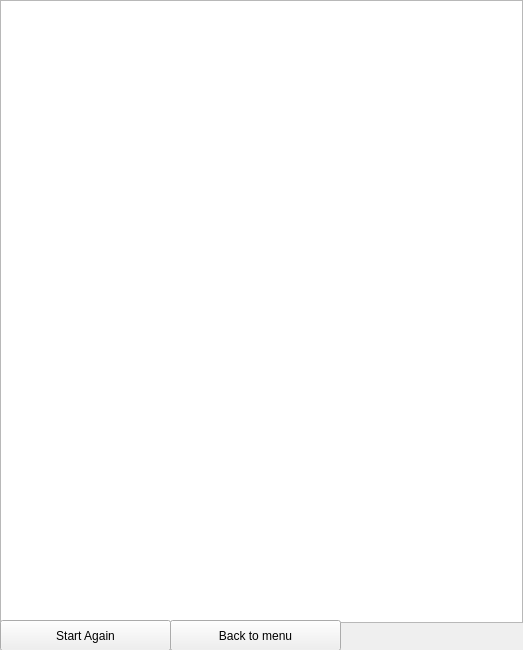
<?xml version="1.0" encoding="UTF-8"?>
<ui version="4.0">
 <class>Widget</class>
 <widget class="QWidget" name="Widget">
  <property name="enabled">
   <bool>true</bool>
  </property>
  <property name="geometry">
   <rect>
    <x>0</x>
    <y>0</y>
    <width>523</width>
    <height>650</height>
   </rect>
  </property>
  <property name="minimumSize">
   <size>
    <width>288</width>
    <height>512</height>
   </size>
  </property>
  <property name="maximumSize">
   <size>
    <width>523</width>
    <height>655</height>
   </size>
  </property>
  <property name="windowTitle">
   <string>Widget</string>
  </property>
  <widget class="QGraphicsView" name="graphicsView">
   <property name="geometry">
    <rect>
     <x>0</x>
     <y>0</y>
     <width>523</width>
     <height>623</height>
    </rect>
   </property>
  </widget>
  <widget class="QPushButton" name="pushButton">
   <property name="geometry">
    <rect>
     <x>170</x>
     <y>620</y>
     <width>171</width>
     <height>31</height>
    </rect>
   </property>
   <property name="focusPolicy">
    <enum>Qt::NoFocus</enum>
   </property>
   <property name="autoFillBackground">
    <bool>false</bool>
   </property>
   <property name="text">
    <string>Back to menu</string>
   </property>
  </widget>
  <widget class="QPushButton" name="pushButton_2">
   <property name="geometry">
    <rect>
     <x>0</x>
     <y>620</y>
     <width>171</width>
     <height>31</height>
    </rect>
   </property>
   <property name="focusPolicy">
    <enum>Qt::NoFocus</enum>
   </property>
   <property name="autoFillBackground">
    <bool>false</bool>
   </property>
   <property name="text">
    <string>Start Again</string>
   </property>
  </widget>
 </widget>
 <resources/>
 <connections/>
</ui>
